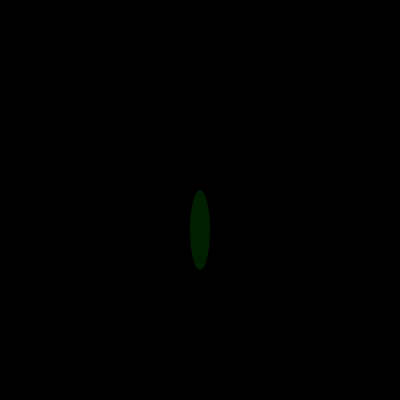
Frame 1 (no input)
Frame 60 (no input): identical to frame 1, image omitted
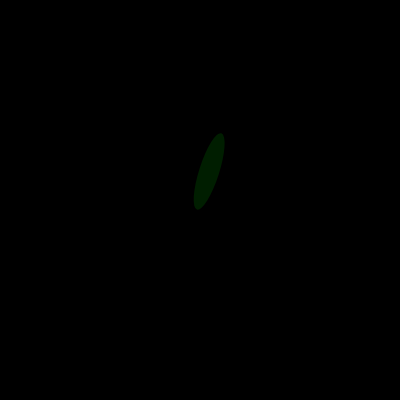
Frame 120 (the mouse pressed at the canvas centre since frame 60)

The p5.js sketch that drew these frames (run headless with seeded random() and noise() and a simulated clock; from frame 60 on, the mouse is pressed at the canvas centre):

// p5.js sketch
// ── sketch.js
// let flower;


// function setup() {
//   createCanvas(400, 400);
//   ellipseMode(CENTER);
//   flower = new walker(200,200,0.5);
// }

// function draw() {
//   background(50);
  
//   flower.show();
  
//   if(mouseIsPressed){
//   let wind = createVector(5,0);
//   flower.applyForce(wind);
//   }
  
  
//   let gravity = createVector(0,0.1);
  
//   let weight=p5.Vector.mult(gravity, flower.mass);
  
//   flower.applyForce(weight);
  
//   flower.update();
// }

// class walker {
  
  
  
//   constructor(x,y,m) {
//   this.pos = createVector(width/2,height/2);
//   this.vel = createVector(0,0);
//   this.acc = createVector(0,0);
//   this.mass=m;
  
// }
  
  
  
//   show(){  
//     push();
//     noStroke();
//   fill(150,50,50,50);
//  translate(width/2,height/2);
//     rotate(PI/3);
//     ellipse(0,30,20,80);
//     pop();
//   }
//   // for (let i = 0; i < 10; i ++) {
//   // ellipse(this.pos.x, this.pos.y, 20, 80);
//   // rotate(PI/3);
//   //}
  
//   applyForce(force){
//     let f = p5.Vector.div(force,this.mass);
//     this.acc.add(f);
//   }
  
  
//   update(){
//     this.vel.add(this.acc);
//     this.pos.add(this.vel);
//     this.acc.set(0,0);
//   }
// }

let flower;

let degree;
let framerate;

function setup(){
  createCanvas(400,400);
  ellipse(CENTER);
  noStroke();
  degree=0;
  framerate=30;
  
  flower = new walker(200,200);
}

function draw(){
  background(0);
  fill(255);
  frameRate(framerate);
  flower.turnEllipse();
  let wind = createVector(1,0);
  flower.applyForce(wind);
  flower.update();
}

class walker{
  constructor(x,y){
    this.pos = createVector(width/2,height/2);
    this.vel = createVector(0,0);
    this.acc = createVector(0,0);
  }
  
  applyForce(force){
    let f = p5.Vector.div(force, this.mass);    
    this.acc.add(f);
  }
  
  turnEllipse(){
    fill(0,255,0,30);
    push();
    translate(width/2,height/2);
    
    if(mouseIsPressed){
      rotate(++degree);
    }else{
      rotate(0);
    }
    ellipse(0,30,20,80);
    pop();
  }
  
  update(){
    this.vel.add(this.acc); 
    this.pos.add(this.vel);
    this.acc.set(0,0);
  }
} 
  
